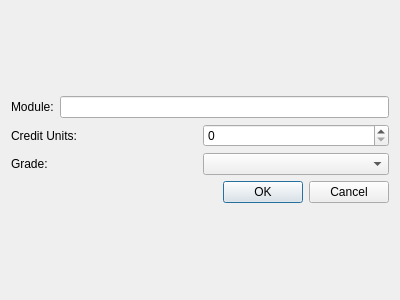
<?xml version="1.0" encoding="UTF-8"?>
<ui version="4.0">
 <class>Form</class>
 <widget class="QWidget" name="Form">
  <property name="geometry">
   <rect>
    <x>0</x>
    <y>0</y>
    <width>400</width>
    <height>300</height>
   </rect>
  </property>
  <property name="windowTitle">
   <string>Form</string>
  </property>
  <layout class="QVBoxLayout" name="verticalLayout_3">
   <item>
    <layout class="QVBoxLayout" name="verticalLayout_2">
     <item>
      <layout class="QVBoxLayout" name="verticalLayout">
       <item>
        <layout class="QHBoxLayout" name="horizontalLayout">
         <item>
          <widget class="QLabel" name="label">
           <property name="text">
            <string>Module:</string>
           </property>
          </widget>
         </item>
         <item>
          <widget class="QLineEdit" name="lineEdit"/>
         </item>
        </layout>
       </item>
       <item>
        <layout class="QHBoxLayout" name="horizontalLayout_2">
         <item>
          <widget class="QLabel" name="label_2">
           <property name="text">
            <string>Credit Units:</string>
           </property>
          </widget>
         </item>
         <item>
          <widget class="QSpinBox" name="spinBox"/>
         </item>
        </layout>
       </item>
       <item>
        <layout class="QHBoxLayout" name="horizontalLayout_3">
         <item>
          <widget class="QLabel" name="label_3">
           <property name="text">
            <string>Grade:</string>
           </property>
          </widget>
         </item>
         <item>
          <widget class="QComboBox" name="comboBox"/>
         </item>
        </layout>
       </item>
      </layout>
     </item>
     <item>
      <layout class="QHBoxLayout" name="horizontalLayout_4">
       <item>
        <spacer name="horizontalSpacer">
         <property name="orientation">
          <enum>Qt::Horizontal</enum>
         </property>
         <property name="sizeHint" stdset="0">
          <size>
           <width>40</width>
           <height>20</height>
          </size>
         </property>
        </spacer>
       </item>
       <item>
        <widget class="QDialogButtonBox" name="buttonBox">
         <property name="standardButtons">
          <set>QDialogButtonBox::Cancel|QDialogButtonBox::Ok</set>
         </property>
        </widget>
       </item>
      </layout>
     </item>
    </layout>
   </item>
  </layout>
 </widget>
 <resources/>
 <connections/>
</ui>
